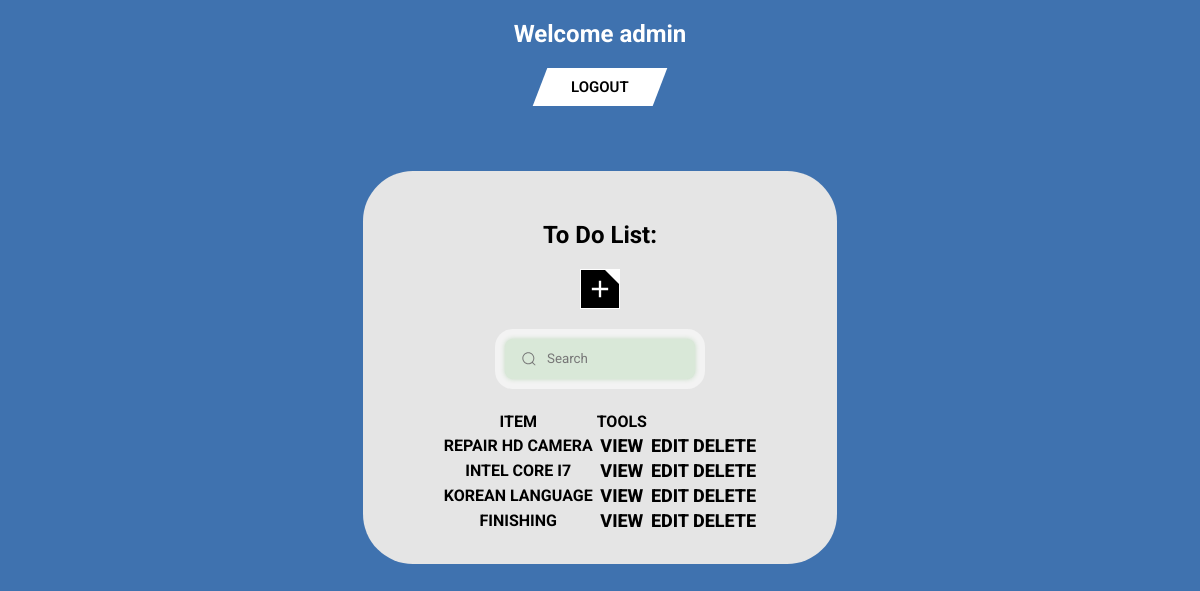
The app's page / (signed in) with its own data.
### ToDoListApp/models.py (models this page shows, shortened)
class Task(models.Model):
    user = models.ForeignKey(User, on_delete=models.CASCADE, null=True, blank=True)
    title = models.CharField(max_length=200)
    description = models.TextField(null=True, blank=True)
    complete = models.BooleanField(default=False)
    create =  models.DateTimeField(auto_now_add=True)
    class Meta:
        ordering = ['complete']

### ToDoListApp/views.py (the view)
# urls.py: path('', TaskList.as_view(), name='tasks'),
class TaskList(LoginRequiredMixin, ListView):
    model = Task
    context_object_name = 'tasks'
    def get_context_data(self, **kwargs):
        context = super().get_context_data(**kwargs)
        context['tasks'] = context['tasks'].filter(user=self.request.user)
        context['count'] = context['tasks'].filter(complete=False).count()
        search_input = self.request.GET.get('search-area') or ''
        if search_input:
            context['tasks'] = context['tasks'].filter(title__startswith=search_input)
        context['search_input'] = search_input
        return context

### ToDoListApp/templates/ToDoListApp/task_list.html (shortened to what this page needs)
{% load static %}
<!DOCTYPE html>
<html lang="en">
<head>
    <link rel="stylesheet" href="{% static 'style.css' %}">
    <link rel="stylesheet" href="{% static 'list.css' %}">
</head>
<body>
    <header>
        <h2 class="header__title" style="color: white;">Welcome {{ request.user }}</h2>
        {% if request.user.is_authenticated %}
            <form action="{% url 'logout' %}" method="post" style="display: inline;">
                <button class="button_logout" type="submit">
                    <span class="span_logout">Logout</span>
                </button>
            </form>
        {% else %}
            <a href="{% url 'login' %}">Login</a>
        {% endif %}
    </header>
    <main class="main">
        <div class="main__container">
            <h2 class="main__title">To Do List:</h2>
            <a href="{% url 'task-create' %}" tabindex="0" class="plusButton">
                <svg class="plusIcon" xmlns="http://www.w3.org/2000/svg" viewBox="0 0 30 30">
                    <g mask="url(#mask0_21_345)">
                    <path d="M13.75 23.75V16.25H6.25V13.75H13.75V6.25H16.25V13.75H23.75V16.25H16.25V23.75H13.75Z"></path>
                    </g>
                </svg>
            </a>
            <form method="get" action="">
                <div class="group">
                    <input name="search-area" placeholder="Search" type="search" class="input" value="{{search_input}}">
                </div>
            </form>
            <table class="table-tasks">
                <tr>
                    <th>ITEM</th>
                    <th>TOOLS</th>
                </tr>
                {% for task in tasks %}
                <tr>
                    <th style="text-transform: uppercase;">{{ task.title }}</th>
                    <th><a class="btn" href="{% url 'task' task.id %}">View</a></th>
                    <th><a class="btn" href="{% url 'task-update' task.id %}">Edit</a></th>
                    <th><a class="btn" href="{% url 'task-delete' task.id %}">Delete</a></th>
                </tr>
                {% empty %}
                    <h3 class="main_subtitle">No items in list</h3>
                {% endfor %}
            </table>
        </div>
    </main>
</body>
</html>

### ToDoListApp/static/style.css (style rules this page uses)
* { font-family: "Roboto", serif; box-sizing: border-box; list-style-type: none; outline: none; text-decoration: none; }
body { background-color: #3F72AF; }
.main { display: flex; justify-content: center; }
.main__container { margin-top: 35px; padding-top: 30px; background-color: #E5E5E5; display: flex; flex-direction: column; align-items: center; border-radius: 50px; width: 40%; }

### ToDoListApp/static/list.css (style rules this page uses)
body { text-align: center; }
.button_logout { background: #fff; border: none; padding: 10px 20px; display: inline-block; font-size: 15px; font-weight: 600; width: 120px; text-transform: uppercase; cursor: pointer; transform: skew(-21deg); }
.span_logout { display: inline-block; transform: skew(21deg); }
.button_logout::before { content: ''; position: absolute; top: 0; bottom: 0; right: 100%; left: 0; background: rgb(20, 20, 20); opacity: 0; z-index: -1; transition: all 0.5s; }
header { margin-bottom: 30px; }
.main { display: flex; align-items: center; flex-direction: column; }
table { display: flex; justify-content: center; }
.plusButton { --plus_sideLength: 2.5rem; --plus_topRightTriangleSideLength: 0.9rem; position: relative; display: flex; justify-content: center; align-items: center; border: 1px solid white; width: var(--plus_sideLength); height: var(--plus_sideLength); background-color: #000000; overflow: hidden; }
.plusButton::before { position: absolute; content: ""; top: 0; right: 0; width: 0; height: 0; border-width: 0 var(--plus_topRightTriangleSideLength) var(--plus_topRightTriangleSideLength) 0; border-style: solid; border-color: transparent white transparent transparent; transition-timing-function: ease-in-out; transition-duration: 0.2s; }
.plusButton>.plusIcon { fill: white; width: calc(var(--plus_sideLength) * 0.7); height: calc(var(--plus_sideLength) * 0.7); z-index: 1; transition-timing-function: ease-in-out; transition-duration: 0.2s; }
.group { display: flex; line-height: 28px; align-items: center; position: relative; max-width: 190px; padding-bottom: 20px; padding-top: 30px; }
.input { height: 40px; line-height: 28px; padding: 0 1rem; width: 100%; padding-left: 2.5rem; border: 2px solid transparent; border-radius: 8px; outline: none; background-color: #D9E8D8; color: #0d0c22; box-shadow: 0 0 5px #C1D9BF, 0 0 0 10px #f5f5f5eb; transition: .3s ease; }
.input::placeholder { color: #777; }
.icon { position: absolute; left: 1rem; fill: #777; width: 1rem; height: 1rem; }
.btn { font-size: 18px; color: black; font-family: inherit; font-weight: 800; cursor: pointer; position: relative; border: none; background: none; text-transform: uppercase; transition-timing-function: cubic-bezier(0.25, 0.8, 0.25, 1); transition-duration: 400ms; transition-property: color; cursor: pointer; }
.btn:after { content: ""; pointer-events: none; bottom: -2px; left: 50%; position: absolute; width: 0%; height: 2px; background-color: black; transition-timing-function: cubic-bezier(0.25, 0.8, 0.25, 1); transition-duration: 400ms; transition-property: width, left; }
.table-tasks { padding-top: 10px; padding-bottom: 30px; }

### records on screen
Task: title "REPAIR HD CAMERA"
Task: title "INTEL CORE I7"
Task: title "KOREAN LANGUAGE"
Task: title "FINISHING"

### other values on screen
{{ request.user }} "admin"
